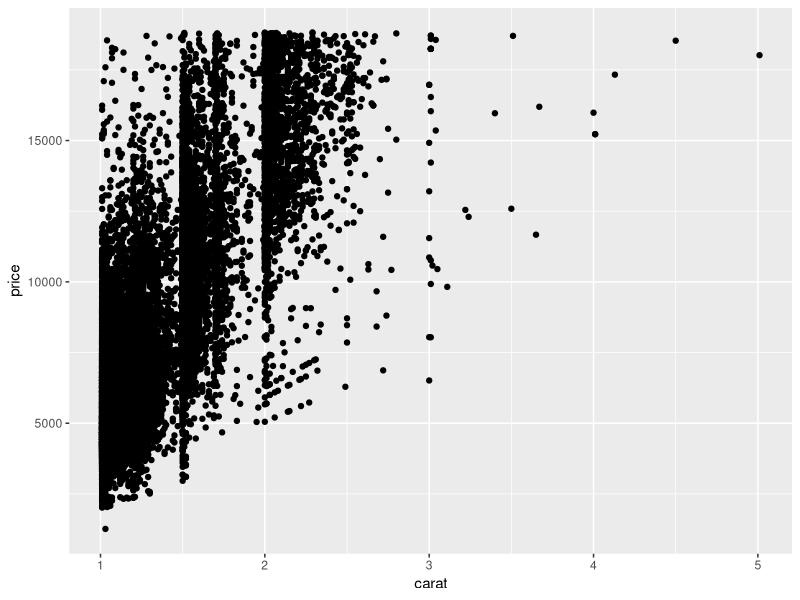

R code for this plot:
## ---- chunk 1
### In this code chunk, start with the diamonds dataset (built in to
### ggplot2 package) and create a plot of price vs. carat (or some other
### variables of your choice)

data("diamonds")

## ---- chunk 2
### In this code chunk, start with the diamonds dataset (built in to
### ggplot2 package) and create a subset based on filtering, e.g., 
### size greater than 1 carat or cut is "Ideal"

library(ggplot2)
library(tidyverse)
data(diamonds)
diamonds %>%
  filter(carat > 1) %>%
  ggplot(aes(x = carat, y = price)) +
  geom_point()


## ---- chunk 3
### Both partners - delete this comment, then write some code here
### to plot, summarize, calculate something simple using the diamonds
### dataset.


## ---- chunk 4
### Both partners - delete this comment, then write some code here
### to plot, summarize, calculate something simple using the diamonds
### dataset.


